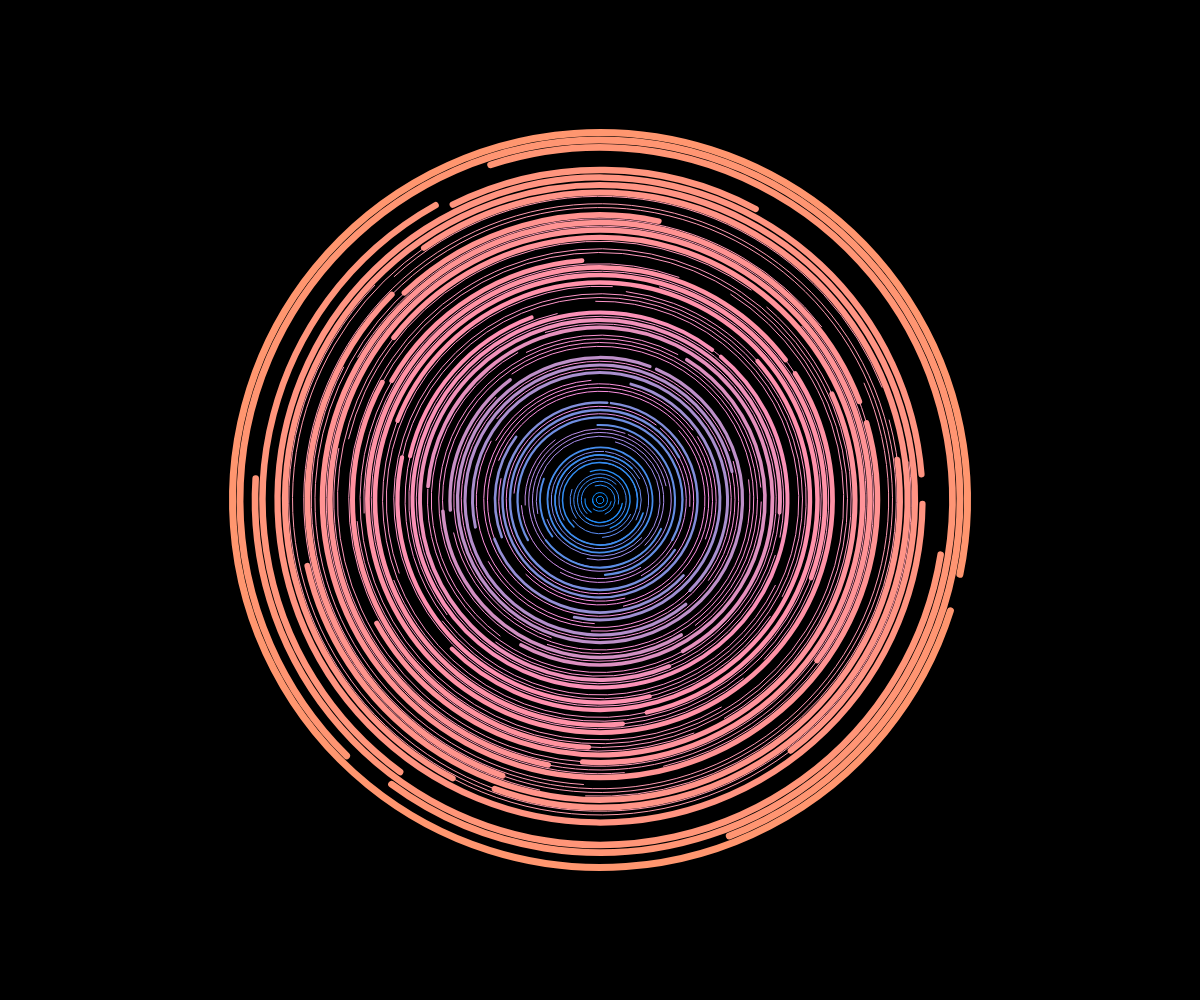
Frame 1 (no input)
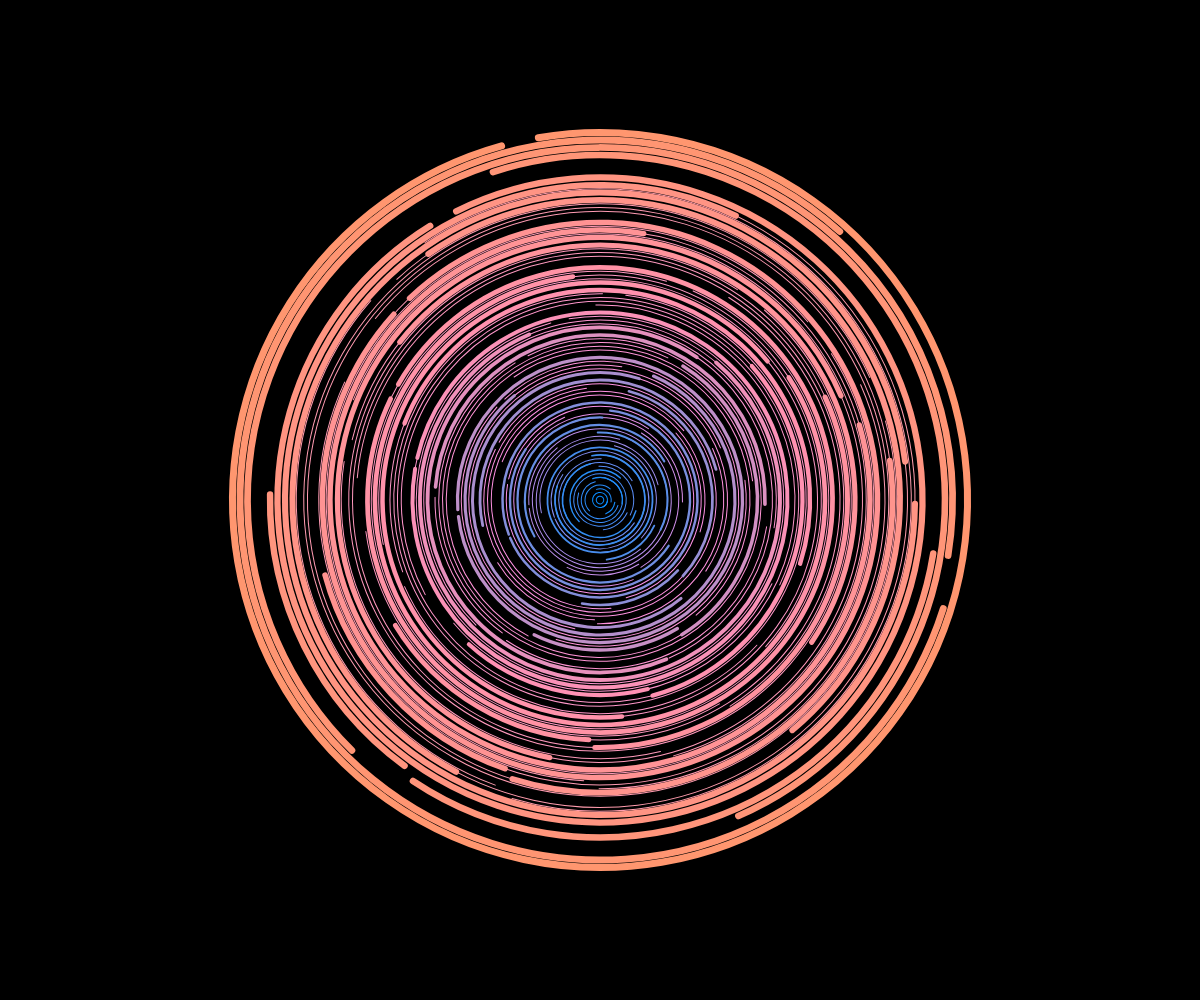
Frame 60 (no input)
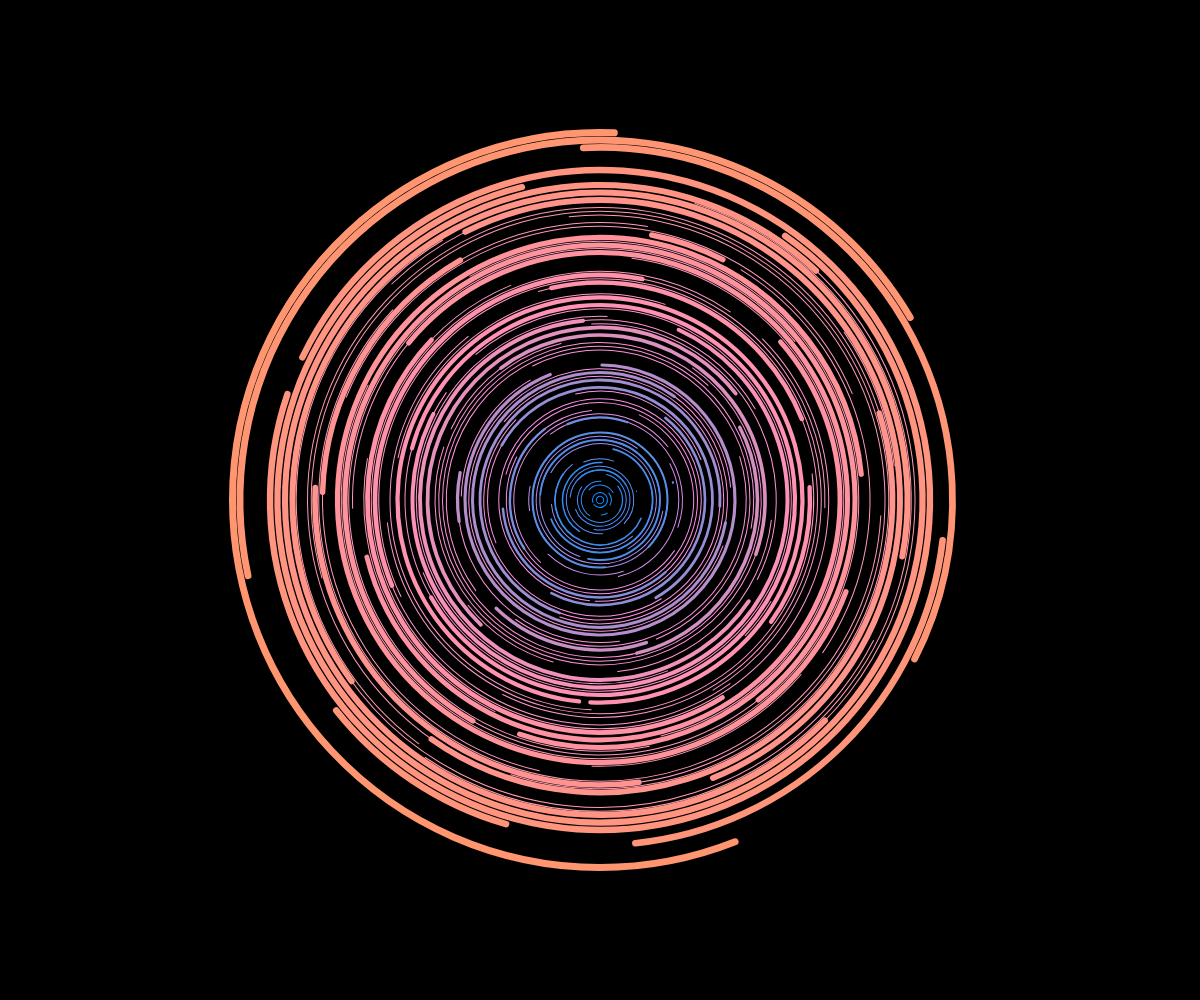
Frame 120 (the mouse pressed at the canvas centre since frame 60)

The p5.js sketch that drew these frames (run headless with seeded random() and noise() and a simulated clock; from frame 60 on, the mouse is pressed at the canvas centre):

// p5.js sketch
// ── sketch.js
let gap = 15;
let cirNum = 50;
let cirSize = 0;
let angle;


function setup() {
  createCanvas(windowWidth, windowHeight);
  angleMode(degrees);
}

function draw() {
  background(0);
 
 
  translate(width/2, height/2);
  rotate(angle);
  angle = map(mouseX/300, 0, width, -90, 90);
  angle = angle + map(mouseX, 0 , width, -0.01, 0.01);
  noFill();
  for (let i =0; i  < cirNum*1.7; i++){
    arc(0, 0, cirSize + gap * i/2, cirSize +gap * i/2, angle * i, 200-i);
    stroke(10+i*10, 140+ i*0.2, 255-i);
  strokeWeight(1);
  }
  for (let i =0; i  < cirNum; i++){
    arc(0, 0, cirSize + gap * i, cirSize +gap * i, angle * i, 200-i);
    stroke(10+i*10, (140+ i*0.2), 255-i * 3);
  strokeWeight(1+i/8);
}

}

 // ellipse(x, 50, size * tan(frame), size * - cos(frame))
